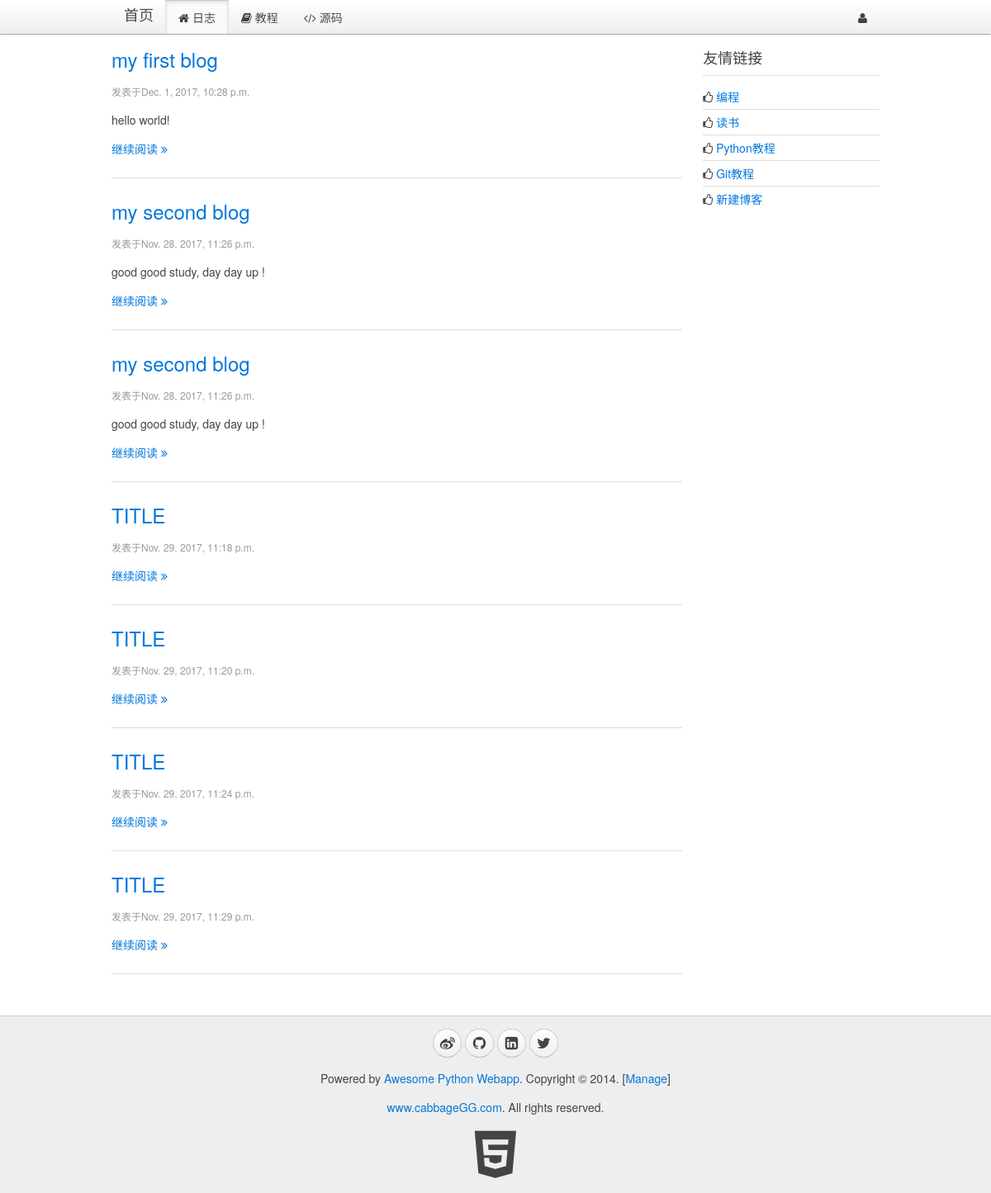
Before: / with the older database file.
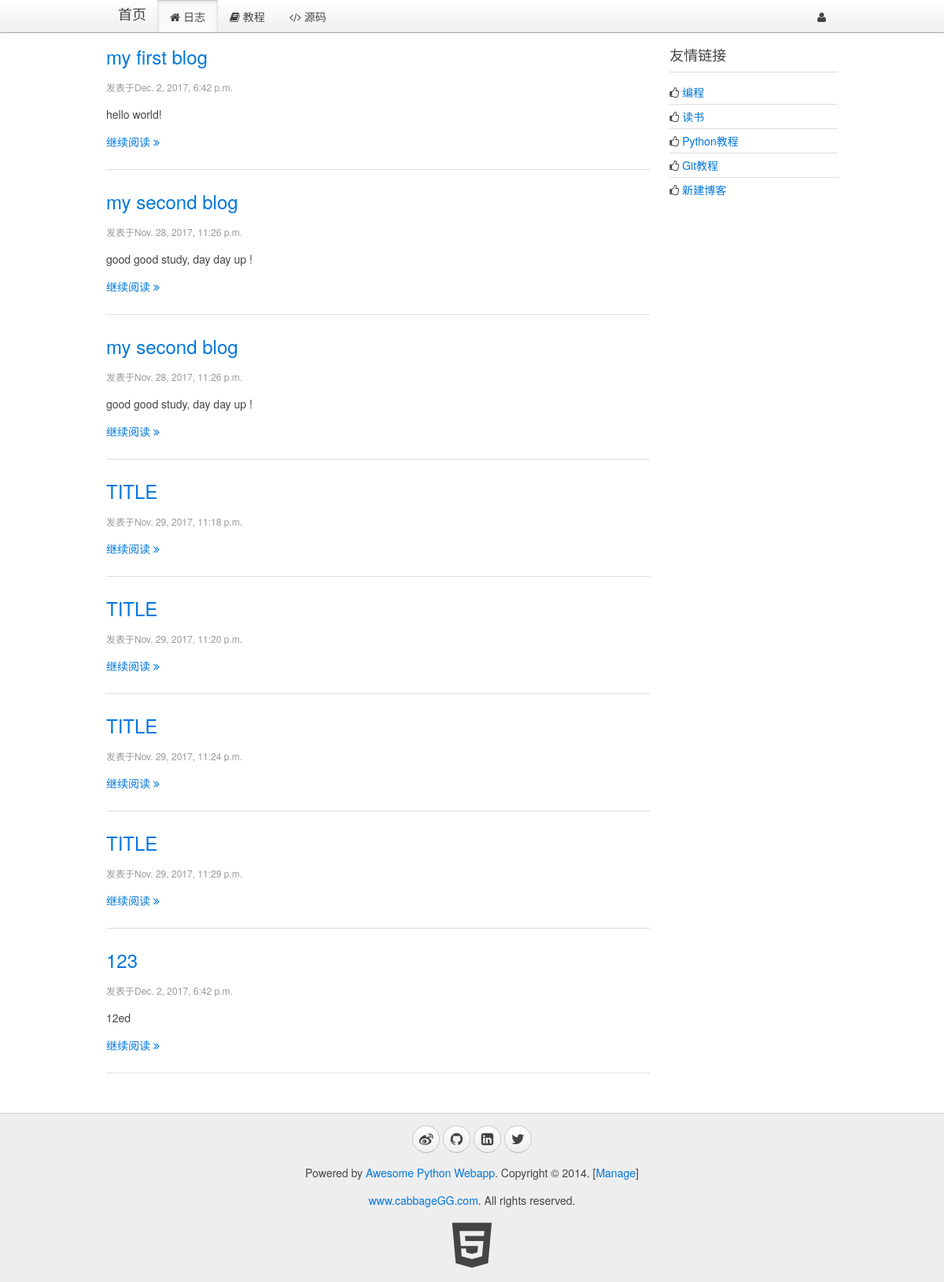
After: the same page with the newer database file.
### blog/models.py (models this page shows)
class Blog(models.Model):
    titile = models.CharField(max_length=32, default="Title")
    content = models.TextField(null=True)
    create_time = models.DateTimeField(null=True)

### blog/views.py (the view)
# urls.py: url(r'^$', view.index, name="index"),
def index(request):
    blogs = models.Blog.objects.all()
    return render(request, "index.html", {"blogs": blogs})

### templates/index.html (shortened to what this page needs)
{% extends '__base__.html' %}
{% block content %}
    <div class="uk-width-medium-3-4">
    {% for blog in blogs %}
        <article class="uk-article">
            <h2><a href="/blog/page/{{ blog.id }}">{{ blog.titile }}</a></h2>
            <p class="uk-article-meta">发表于{{ blog.create_time }}</p>
            <p>{{ blog.content }}</p>
            <p><a href="/blog/page/{{ blog.id }}">继续阅读 <i class="uk-icon-angle-double-right"></i></a></p>
        </article>
        <hr class="uk-article-divider">
    {% endfor %}
    </div>
    <div class="uk-width-medium-1-4">
        <div class="uk-panel uk-panel-header">
            <h3 class="uk-panel-title">友情链接</h3>
            <ul class="uk-list uk-list-line">
                <li><i class="uk-icon-thumbs-o-up"></i> <a target="_blank" href="http://www.liaoxuefeng.com/category/0013738748415562fee26e070fa4664ad926c8e30146c67000">编程</a></li>
                <li><i class="uk-icon-thumbs-o-up"></i> <a target="_blank" href="http://www.liaoxuefeng.com/category/0013738748248885ddf38d8cd1b4803aa74bcda32f853fd000">读书</a></li>
                <li><i class="uk-icon-thumbs-o-up"></i> <a target="_blank" href="http://www.liaoxuefeng.com/wiki/001374738125095c955c1e6d8bb493182103fac9270762a000">Python教程</a></li>
                <li><i class="uk-icon-thumbs-o-up"></i> <a target="_blank" href="http://www.liaoxuefeng.com/wiki/0013739516305929606dd18361248578c67b8067c8c017b000">Git教程</a></li>
                <li><i class="uk-icon-thumbs-o-up"></i> <a target="_blank" href="{% url 'blog:edit_blog' 0 %}">新建博客</a></li>
            </ul>
        </div>
    </div>
{% endblock %}

Changed rows visible on the page:
changed Blog "my first blog": create_time "Dec. 1, 2017, 10:28 p.m." → "Dec. 2, 2017, 6:42 p.m."
added Blog: titile "123", create_time "Dec. 2, 2017, 6:42 p.m.", content "12ed"
